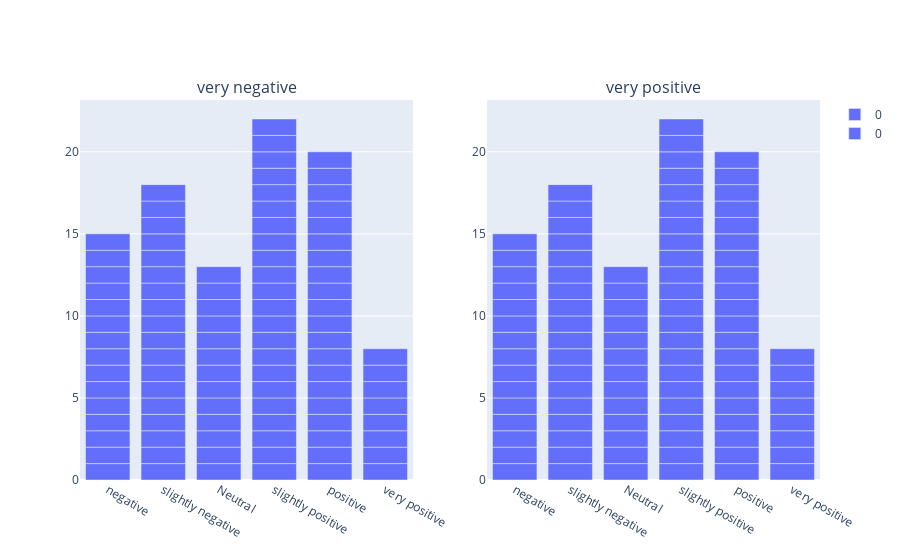

Notebook cell for this chart:
### Code cell
df1 = pd.DataFrame(data=label_VN)
df2 = pd.DataFrame(data=label_N)
df3 = pd.DataFrame(data=label_SN)
df4 = pd.DataFrame(data=label_Neu)
df5 = pd.DataFrame(data=label_SP)
df6 = pd.DataFrame(data=label_P)
df7 = pd.DataFrame(data=label_VP)
order = ['very negative', 'negative', 'slightly negative', 'Neutral', 'slightly positive', 'positive', 'very positive']

fig1 = px.bar(df1)
fig7 = px.bar(df2)

fig1_traces = []
fig7_traces = []

for trace in range(len(fig1["data"])):
    fig1_traces.append(fig1["data"][trace])
for trace in range(len(fig7["data"])):
    fig7_traces.append(fig1["data"][trace])

this_figure = sp.make_subplots(rows=1, cols=2, subplot_titles=("very negative", "very positive"))
for traces in fig1_traces:
    this_figure.append_trace(traces, row=1, col=1)
for traces in fig7_traces:
    this_figure.append_trace(traces, row=1, col=2)

# this_figure.update_layout(height=600, width=1500, title_text="CMU-MOSI 7 Class Sentiment Intensity")
this_figure.update_xaxes(categoryorder='array', categoryarray= order)
# this_figure.update_yaxes(range=[0,250])
this_figure.show()

### Figure 1 — Plotly figure (JSON) as saved in the notebook; plotly's stock layout.template omitted (floating-point values rounded to 4 significant figures)
{"data": [{"alignmentgroup": "True", "hovertemplate": "variable=0<br>value=%{x}<br>count=%{y}<extra></extra>", "legendgroup": "0", "marker": {"color": "#636efa", "pattern": {"shape": ""}}, "name": "0", "offsetgroup": "0", "orientation": "v", "showlegend": true, "textposition": "auto", "type": "bar", "x": ["slightly positive", "slightly negative", "Neutral", "positive", "slightly negative", "very positive", "slightly negative", "very positive", "slightly negative", "Neutral", "slightly positive", "Neutral", "slightly positive", "positive", "very positive", "positive", "Neutral", "slightly positive", "slightly positive", "positive", "negative", "positive", "slightly negative", "very positive", "Neutral", "slightly negative", "slightly negative", "slightly negative", "slightly negative", "slightly negative", "negative", "slightly positive", "slightly negative", "negative", "slightly negative", "positive", "negative", "negative", "positive", "negative", "slightly positive", "positive", "Neutral", "slightly negative", "Neutral", "positive", "positive", "slightly positive", "slightly positive", "positive", "very positive", "negative", "negative", "negative", "slightly positive", "Neutral", "slightly negative", "slightly negative", "Neutral", "slightly positive", "slightly positive", "negative", "negative", "slightly positive", "slightly positive", "Neutral", "slightly positive", "positive", "positive", "Neutral", "slightly positive", "Neutral", "positive", "slightly positive", "positive", "negative", "slightly negative", "slightly negative", "very positive", "positive", "very positive", "slightly negative", "very positive", "slightly positive", "slightly positive", "negative", "positive", "positive", "slightly positive", "slightly positive", "negative", "positive", "positive", "slightly positive", "Neutral", "negative"], "xaxis": "x", "y": [1, 1, 1, 1, 1, 1, 1, 1, 1, 1, 1, 1, 1, 1, 1, 1, 1, 1, 1, 1, 1, 1, 1, 1, 1, 1, 1, 1, 1, 1, 1, 1, 1, 1, 1, 1, 1, 1, 1, 1, 1, 1, 1, 1, 1, 1, 1, 1, 1, 1, 1, 1, 1, 1, 1, 1, 1, 1, 1, 1, 1, 1, 1, 1, 1, 1, 1, 1, 1, 1, 1, 1, 1, 1, 1, 1, 1, 1, 1, 1, 1, 1, 1, 1, 1, 1, 1, 1, 1, 1, 1, 1, 1, 1, 1, 1], "yaxis": "y"}, {"alignmentgroup": "True", "hovertemplate": "variable=0<br>value=%{x}<br>count=%{y}<extra></extra>", "legendgroup": "0", "marker": {"color": "#636efa", "pattern": {"shape": ""}}, "name": "0", "offsetgroup": "0", "orientation": "v", "showlegend": true, "textposition": "auto", "type": "bar", "x": ["slightly positive", "slightly negative", "Neutral", "positive", "slightly negative", "very positive", "slightly negative", "very positive", "slightly negative", "Neutral", "slightly positive", "Neutral", "slightly positive", "positive", "very positive", "positive", "Neutral", "slightly positive", "slightly positive", "positive", "negative", "positive", "slightly negative", "very positive", "Neutral", "slightly negative", "slightly negative", "slightly negative", "slightly negative", "slightly negative", "negative", "slightly positive", "slightly negative", "negative", "slightly negative", "positive", "negative", "negative", "positive", "negative", "slightly positive", "positive", "Neutral", "slightly negative", "Neutral", "positive", "positive", "slightly positive", "slightly positive", "positive", "very positive", "negative", "negative", "negative", "slightly positive", "Neutral", "slightly negative", "slightly negative", "Neutral", "slightly positive", "slightly positive", "negative", "negative", "slightly positive", "slightly positive", "Neutral", "slightly positive", "positive", "positive", "Neutral", "slightly positive", "Neutral", "positive", "slightly positive", "positive", "negative", "slightly negative", "slightly negative", "very positive", "positive", "very positive", "slightly negative", "very positive", "slightly positive", "slightly positive", "negative", "positive", "positive", "slightly positive", "slightly positive", "negative", "positive", "positive", "slightly positive", "Neutral", "negative"], "xaxis": "x2", "y": [1, 1, 1, 1, 1, 1, 1, 1, 1, 1, 1, 1, 1, 1, 1, 1, 1, 1, 1, 1, 1, 1, 1, 1, 1, 1, 1, 1, 1, 1, 1, 1, 1, 1, 1, 1, 1, 1, 1, 1, 1, 1, 1, 1, 1, 1, 1, 1, 1, 1, 1, 1, 1, 1, 1, 1, 1, 1, 1, 1, 1, 1, 1, 1, 1, 1, 1, 1, 1, 1, 1, 1, 1, 1, 1, 1, 1, 1, 1, 1, 1, 1, 1, 1, 1, 1, 1, 1, 1, 1, 1, 1, 1, 1, 1, 1], "yaxis": "y2"}], "layout": {"annotations": [{"font": {"size": 16}, "showarrow": false, "text": "very negative", "x": 0.225, "xanchor": "center", "xref": "paper", "y": 1, "yanchor": "bottom", "yref": "paper"}, {"font": {"size": 16}, "showarrow": false, "text": "very positive", "x": 0.775, "xanchor": "center", "xref": "paper", "y": 1, "yanchor": "bottom", "yref": "paper"}], "xaxis": {"anchor": "y", "categoryarray": ["very negative", "negative", "slightly negative", "Neutral", "slightly positive", "positive", "very positive"], "categoryorder": "array", "domain": [0, 0.45]}, "xaxis2": {"anchor": "y2", "categoryarray": ["very negative", "negative", "slightly negative", "Neutral", "slightly positive", "positive", "very positive"], "categoryorder": "array", "domain": [0.55, 1]}, "yaxis": {"anchor": "x", "domain": [0, 1]}, "yaxis2": {"anchor": "x2", "domain": [0, 1]}}}
